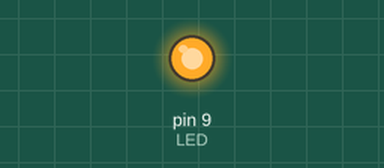
Bench run of a sketch on a simulated Arduino Uno, built with avr-gcc and run on an emulated ATmega328P. Shown: output pins drawn as LEDs (lit = HIGH).

Above: at 0.75 s.
At 36.2 s:
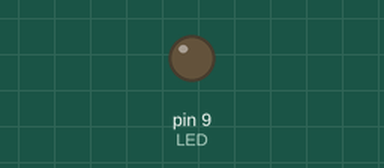
Timing chart, 0 to 39.5 s (numbered marks = the images above):
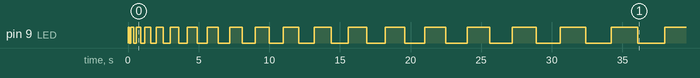

Measured:
- by itself, pin 9 (LED): LOW → HIGH at 0.00 s, → LOW 0.10 s later, → HIGH 0.10 s later, → LOW 0.20 s later, … (39 changes in this stretch)

The sketch:

0.3_LEDBlinkRate.ino
```cpp
const int LED = 9;
void setup() {
  // put your setup code here, to run once:
  pinMode(LED, OUTPUT);
}

void loop() {
  // put your main code here, to run repeatedly:
  /*
  digitalWrite(LED, HIGH);
  delay(1000);
  digitalWrite(LED, LOW);
  delay(1000);
  */
//   change the delay rate
for(int i=100; i<=10000; i=i+100){
  digitalWrite(LED, HIGH);
  delay(i);
  digitalWrite(LED, LOW);
  delay(i);
}

}
```
